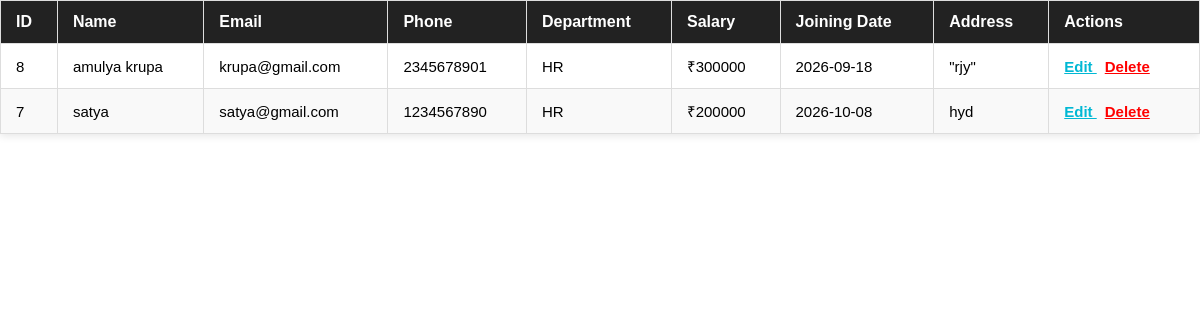
Page /employees (signed in) on the committed database.
### tables this page shows
CREATE TABLE employees(
        id INTEGER PRIMARY KEY AUTOINCREMENT,
        name TEXT NOT NULL,
        email TEXT NOT NULL,
        phone TEXT NOT NULL,
        department TEXT NOT NULL,
        salary INTEGER NOT NULL,
        joining_date TEXT NOT NULL,
        address TEXT
        );

### server.py (the view)
@app.route("/employees")
def employees():
    if not login_required():
        return redirect("/login")
    connection = get_database_connection()
    cursor = connection.cursor()
    cursor.execute("""
        SELECT *
        FROM employees
        ORDER BY id DESC
    """)
    employees = cursor.fetchall()
    connection.close()
    theme = request.cookies.get(
        "theme",
        "light"
    )
    return render_template(
        "employees.html",
        employees=employees,
        theme=theme
    )

### server.py (called while the page is built)
def get_database_connection():
    connection = sqlite3.connect("users.db")
    connection.row_factory = sqlite3.Row
    return connection

def login_required():
    return "user_id" in session

### templates/employees.html (shortened to what this page needs)
<!DOCTYPE html>
<html lang="en">
<head>
</head>
<body>
      <div class="table-container">
         <table>
            <thead>
                 <tr>
                    <th>ID</th>
                    <th> Name</th>
                    <th>Email</th>
                    <th>Phone</th>
                    <th>Department</th>
                    <th>Salary</th>
                    <th>Joining Date</th>
                    <th>Address</th>
                    <th> Actions</th>
                </tr>
            </thead>
            <tbody>
                {% if employees%}
                {% for employee in employees %}
                <tr>
                    <td> {{ employee['id'] }}</td>
                    <td>{{ employee['name'] }}</td>
                    <td>{{ employee['email'] }}</td>
                    <td>{{ employee['phone'] }}</td>
                    <td>{{ employee['department'] }}</td>
                     <td> ₹{{ employee['salary'] }}</td>
                        <td> {{ employee['joining_date'] }}</td>
                        <td>{{ employee['address'] }}</td>
                        <td class="action">
                            <a href="/edit-employee/{{employee['id']}}"
                               class="edit-btn">
                                Edit
                            </a>
                            <a href="/delete-employee/{{employee['id']}}"
                               class="delete-btn"
                               onclick="return confirm('Are you sure you want to delete this employee?');">
                                Delete
                            </a>
                        </td>
                    </tr>
                    {% endfor %}
            {% else %}
            <tr>
                <td colspan="9" class="no employees"> No employees found.</td>
            </tr>
            {% endif %}
        </tbody>
    </table>
    </div>
</body>
</html>

### templates/employees.html (style rules this page uses)
* { margin:0;padding:0;box-sizing:border-box; }
body { font-family:Arial,sans-serif;background:#fff; }
table { width:100%;border-collapse:collapse;box-shadow:0 2px 8px rgba(0,0,0,0.1); }
th,td { border:1px solid #ddd;padding:12px 15px;text-align:left; }
th { background:#222;color:white;font-size: 16px; }
td { font-size:15px; }
tr:nth-child(even) { background:#f9f9f9; }
.action a { color:#00b8d4;font-weight:bold;margin-right:8px; }
.action a:last-child { color:red; }

### rows in the picture
employees: id "8", name "amulya krupa", email "krupa@gmail.com", phone "2345678901", department "HR", salary "300000", joining_date "2026-09-18", address "\"rjy\""
employees: id "7", name "satya", email "satya@gmail.com", phone "1234567890", department "HR", salary "200000", joining_date "2026-10-08", address "hyd"
